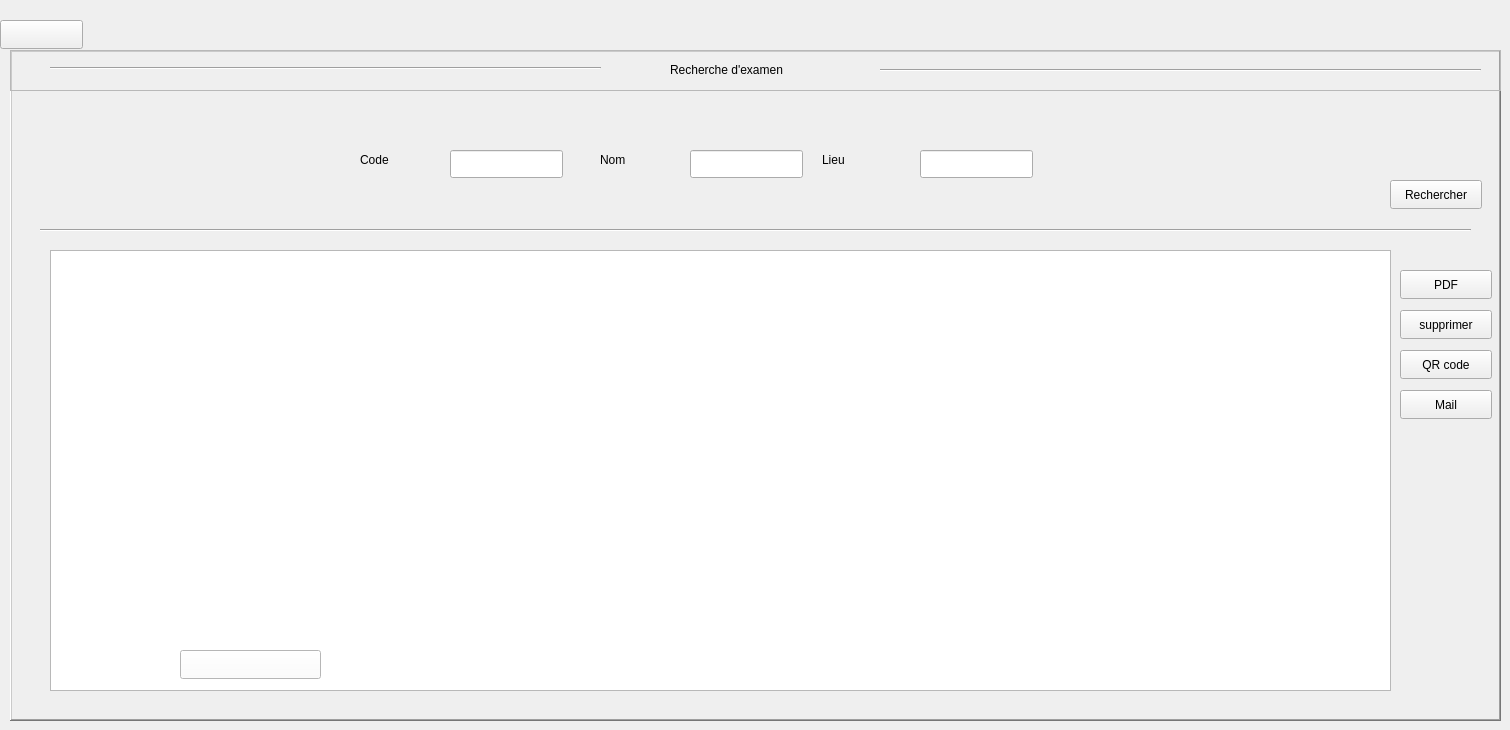
      <widget class="QWidget" name="page_12">
       <widget class="QFrame" name="frame_30">
        <property name="geometry">
         <rect>
          <x>10</x>
          <y>50</y>
          <width>1491</width>
          <height>671</height>
         </rect>
        </property>
        <property name="styleSheet">
         <string notr="true"/>
        </property>
        <property name="frameShape">
         <enum>QFrame::Shape::WinPanel</enum>
        </property>
        <property name="frameShadow">
         <enum>QFrame::Shadow::Raised</enum>
        </property>
        <widget class="QLineEdit" name="lineEdit_39">
         <property name="geometry">
          <rect>
           <x>440</x>
           <y>100</y>
           <width>113</width>
           <height>28</height>
          </rect>
         </property>
         <property name="styleSheet">
          <string notr="true"/>
         </property>
         <property name="text">
          <string/>
         </property>
        </widget>
        <widget class="QLabel" name="label_36">
         <property name="geometry">
          <rect>
           <x>350</x>
           <y>100</y>
           <width>63</width>
           <height>20</height>
          </rect>
         </property>
         <property name="text">
          <string>Code</string>
         </property>
        </widget>
        <widget class="QLabel" name="label_57">
         <property name="geometry">
          <rect>
           <x>590</x>
           <y>100</y>
           <width>63</width>
           <height>20</height>
          </rect>
         </property>
         <property name="text">
          <string>Nom</string>
         </property>
        </widget>
        <widget class="QLineEdit" name="lineEdit_40">
         <property name="geometry">
          <rect>
           <x>680</x>
           <y>100</y>
           <width>113</width>
           <height>28</height>
          </rect>
         </property>
         <property name="styleSheet">
          <string notr="true"/>
         </property>
         <property name="text">
          <string/>
         </property>
        </widget>
        <widget class="QLabel" name="label_58">
         <property name="geometry">
          <rect>
           <x>812</x>
           <y>100</y>
           <width>71</width>
           <height>20</height>
          </rect>
         </property>
         <property name="text">
          <string>Lieu</string>
         </property>
        </widget>
        <widget class="QLineEdit" name="lineEdit_41">
         <property name="geometry">
          <rect>
           <x>910</x>
           <y>100</y>
           <width>113</width>
           <height>28</height>
          </rect>
         </property>
         <property name="styleSheet">
          <string notr="true"/>
         </property>
         <property name="text">
          <string/>
         </property>
        </widget>
        <widget class="Line" name="line_12">
         <property name="geometry">
          <rect>
           <x>30</x>
           <y>170</y>
           <width>1431</width>
           <height>20</height>
          </rect>
         </property>
         <property name="orientation">
          <enum>Qt::Orientation::Horizontal</enum>
         </property>
        </widget>
        <widget class="QPushButton" name="pushButton_53">
         <property name="geometry">
          <rect>
           <x>1380</x>
           <y>130</y>
           <width>92</width>
           <height>29</height>
          </rect>
         </property>
         <property name="styleSheet">
          <string notr="true"/>
         </property>
         <property name="text">
          <string>Rechercher</string>
         </property>
        </widget>
        <widget class="QFrame" name="frame_31">
         <property name="geometry">
          <rect>
           <x>0</x>
           <y>0</y>
           <width>1491</width>
           <height>41</height>
          </rect>
         </property>
         <property name="styleSheet">
          <string notr="true"/>
         </property>
         <property name="frameShape">
          <enum>QFrame::Shape::StyledPanel</enum>
         </property>
         <property name="frameShadow">
          <enum>QFrame::Shadow::Raised</enum>
         </property>
         <widget class="QLabel" name="label_59">
          <property name="geometry">
           <rect>
            <x>660</x>
            <y>10</y>
            <width>201</width>
            <height>20</height>
           </rect>
          </property>
          <property name="text">
           <string>Recherche d'examen</string>
          </property>
         </widget>
         <widget class="Line" name="line_14">
          <property name="geometry">
           <rect>
            <x>40</x>
            <y>10</y>
            <width>551</width>
            <height>16</height>
           </rect>
          </property>
          <property name="orientation">
           <enum>Qt::Orientation::Horizontal</enum>
          </property>
         </widget>
         <widget class="Line" name="line_21">
          <property name="geometry">
           <rect>
            <x>870</x>
            <y>10</y>
            <width>601</width>
            <height>20</height>
           </rect>
          </property>
          <property name="orientation">
           <enum>Qt::Orientation::Horizontal</enum>
          </property>
         </widget>
        </widget>
        <widget class="QTableView" name="tableWidget_employes_3">
         <property name="geometry">
          <rect>
           <x>40</x>
           <y>200</y>
           <width>1341</width>
           <height>441</height>
          </rect>
         </property>
         <property name="contextMenuPolicy">
          <enum>Qt::ContextMenuPolicy::CustomContextMenu</enum>
         </property>
         <property name="styleSheet">
          <string notr="true"/>
         </property>
         <property name="frameShape">
          <enum>QFrame::Shape::StyledPanel</enum>
         </property>
         <property name="frameShadow">
          <enum>QFrame::Shadow::Raised</enum>
         </property>
         <property name="editTriggers">
          <set>QAbstractItemView::EditTrigger::NoEditTriggers</set>
         </property>
         <property name="selectionMode">
          <enum>QAbstractItemView::SelectionMode::SingleSelection</enum>
         </property>
         <property name="selectionBehavior">
          <enum>QAbstractItemView::SelectionBehavior::SelectRows</enum>
         </property>
        </widget>
        <widget class="QPushButton" name="pushButton_54">
         <property name="geometry">
          <rect>
           <x>1390</x>
           <y>220</y>
           <width>92</width>
           <height>29</height>
          </rect>
         </property>
         <property name="styleSheet">
          <string notr="true"/>
         </property>
         <property name="text">
          <string>PDF</string>
         </property>
        </widget>
        <widget class="QPushButton" name="pushButton_55">
         <property name="geometry">
          <rect>
           <x>1390</x>
           <y>260</y>
           <width>92</width>
           <height>29</height>
          </rect>
         </property>
         <property name="styleSheet">
          <string notr="true"/>
         </property>
         <property name="text">
          <string>supprimer</string>
         </property>
        </widget>
        <widget class="QLabel" name="label_60">
         <property name="geometry">
          <rect>
           <x>52</x>
           <y>209</y>
           <width>1321</width>
           <height>421</height>
          </rect>
         </property>
         <property name="text">
          <string/>
         </property>
         <property name="pixmap">
          <pixmap resource="image_first.qrc">:/images/table.png</pixmap>
         </property>
         <property name="scaledContents">
          <bool>true</bool>
         </property>
        </widget>
        <widget class="QPushButton" name="pushButton_56">
         <property name="geometry">
          <rect>
           <x>170</x>
           <y>600</y>
           <width>141</width>
           <height>29</height>
          </rect>
         </property>
         <property name="styleSheet">
          <string notr="true">background-color: rgb(255, 255, 255);</string>
         </property>
         <property name="text">
          <string/>
         </property>
        </widget>
        <widget class="QPushButton" name="pushButton_57">
         <property name="geometry">
          <rect>
           <x>1390</x>
           <y>300</y>
           <width>92</width>
           <height>29</height>
          </rect>
         </property>
         <property name="styleSheet">
          <string notr="true"/>
         </property>
         <property name="text">
          <string>QR code</string>
         </property>
        </widget>
        <widget class="QPushButton" name="pushButton_58">
         <property name="geometry">
          <rect>
           <x>1390</x>
           <y>340</y>
           <width>92</width>
           <height>29</height>
          </rect>
         </property>
         <property name="styleSheet">
          <string notr="true"/>
         </property>
         <property name="text">
          <string>Mail</string>
         </property>
        </widget>
       </widget>
       <widget class="QPushButton" name="pushButton_59">
        <property name="geometry">
         <rect>
          <x>0</x>
          <y>20</y>
          <width>83</width>
          <height>29</height>
         </rect>
        </property>
        <property name="text">
         <string/>
        </property>
        <property name="icon">
         <iconset theme="QIcon::ThemeIcon::EditUndo"/>
        </property>
       </widget>
      </widget>
